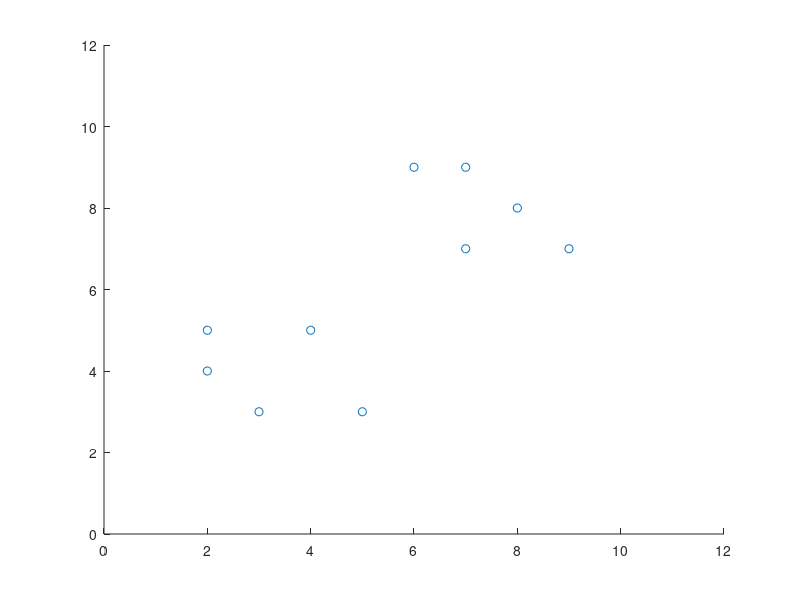

MATLAB code to generate this figure: (Note: this script raises an error after producing the figure.)
%% silhouette value unittest

x = [2,2,3,4,5,6,7,8,9,7];
y = [5,4,3,5,3,9,9,8,7,7];



scatter(x,y)
xlim([0,12]);
ylim([0,12]);

X = [x;y].'
X
cidx = kmeans(X, 2, 'distance', 'sqeuclid')
s = silhouette(X, cidx, 'sqeuclid')